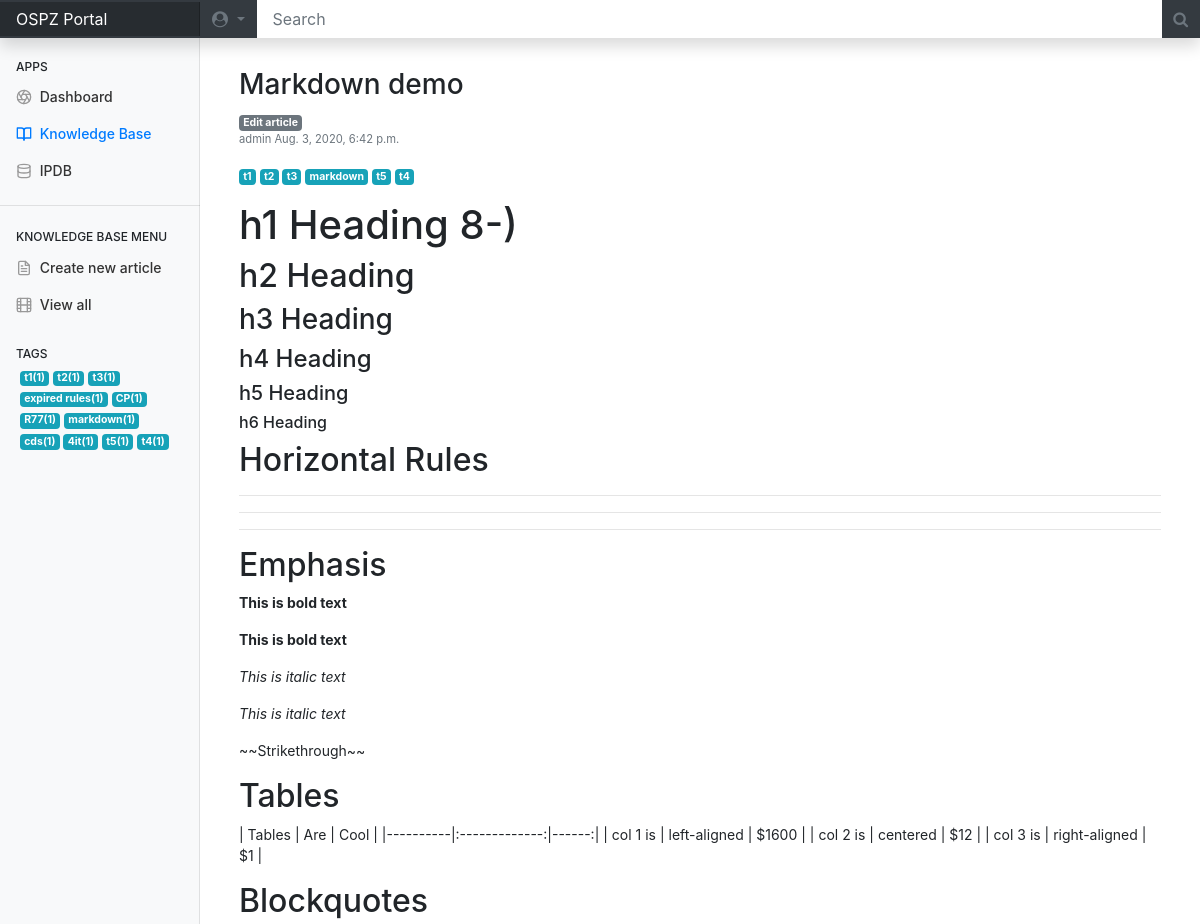
The app's page /article/4/ (signed in, upper part), older data.
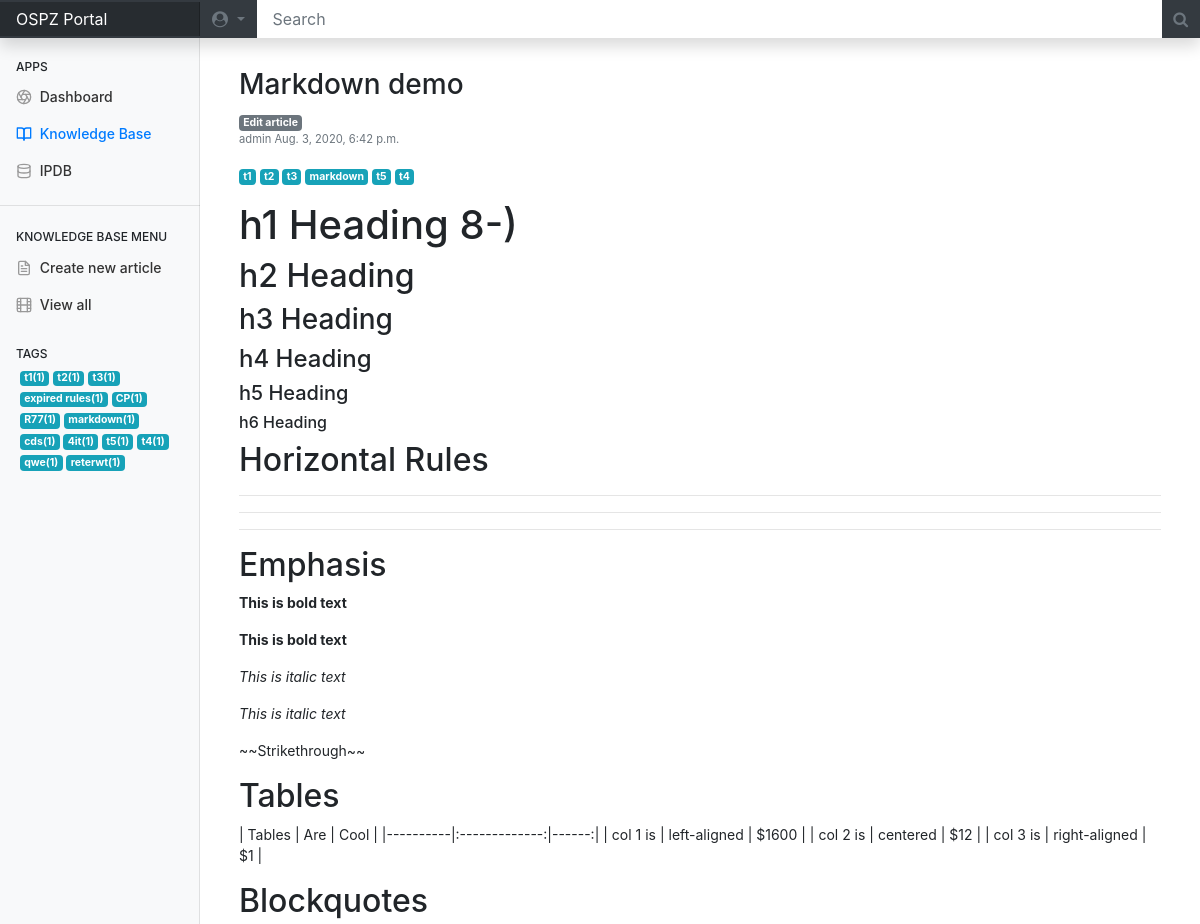
The same page, newer data.
### kb/views.py (the view)
# urls.py: path('article/<int:pk>/', ArticleDetailView.as_view(), name = "article-detail"),
class ArticleDetailView(LoginRequiredMixin, DetailView):
    template_name = 'article.html'
    login_url = '/login/'
    redirect_field_name = ''
    def get(self, request, *args, **kwargs):
        articles = Article.objects.all()
        tags = Tag.objects.all()
        tags_cloud = {}
        for tag in tags:
            counter = 0
            for article in articles:
                if tag.name in article.tags.names():
                    counter+=1
            if counter !=0:
                tags_cloud[tag.name] = counter
        print(tags_cloud)
        tags_cloud_sorted = {k: v for k, v in sorted(tags_cloud.items(), key=lambda item: item[1],reverse=True)}
        id_ = self.kwargs.get("pk")
        obj = get_object_or_404(Article, id=id_)
        context = {'object': obj,
        'tags': tags,
        'tags_cloud':tags_cloud_sorted}
        return render(request, "article.html", context)

### kb/models.py (called while the page is built)
    def get_update_url(self):
        return reverse ("article-update", kwargs= {"pk":self.id})

### templates/article.html
{% extends 'base.html' %}
{% load markdownify %}
{% block content %}
	<main role="main" class="container-fluid">
		<div>
			<h3>{{object.title}} </h3> <a class="badge badge-secondary" href="{{object.get_update_url}}" role="button">Edit article</a>
		</div>
		<div>
			<p class="small text-muted">{{object.author}} {{object.data_created}} </p>
		</div>
		<div>
			<p>
			{% for tag in object.tags.all %}
			<a href="/search?t={{ tag.name }}" class="badge badge-info">{{ tag.name }}</a>
            {% endfor %}
			</p>
		</div>
		<div>
			<p>{{ object.text|markdownify }}</p>
		</div>
	</main>
{% endblock %}

### templates/sidebar.html (shortened to what this page needs)
    <nav id="sidebarMenu" class="col-md-3 col-lg-2 d-md-block bg-light sidebar collapse">
      <div class="sidebar-sticky pt-3">
        <h6 class="sidebar-heading d-flex justify-content-between align-items-center px-3 mt-4 mb-1">
          <span>Apps</span>
        </h6>
        <ul class="nav flex-column">
          <li class="nav-item">
            <a class="nav-link" href="/soon/">
              <span data-feather="aperture"></span>
              Dashboard
            </a>
          </li>
          <li class="nav-item">
            <a class="nav-link active" href="/">
              <span data-feather="book-open"></span>
             Knowledge Base
            </a>
          </li>
          <li class="nav-item">
            <a class="nav-link" href="/soon/">
              <span data-feather="database"></span>
             IPDB
            </a>
          </li>
        </ul>
        <hr>
        <h6 class="sidebar-heading d-flex justify-content-between align-items-center px-3 mt-4 mb-1 ">
          <span>Knowledge base menu</span>
        </h6>
        <ul class="nav flex-column">
          <li class="nav-item">
            <a class="nav-link" href="/create/">
              <span data-feather="file-text"></span>
              Create new article
            </a>
          </li>
          <li class="nav-item">
            <a class="nav-link" href="/">
              <span data-feather="film"></span>
              View all
            </a>
          </li>
        </ul>
        <h6 class="sidebar-heading d-flex justify-content-between align-items-center px-3 mt-4 mb-1">
          <span>Tags</span>
        </h6>
        {% block content_kb_sidebar_tags %}
      <div style="padding-left:20px;padding-right:20px;">
          {% for key,value in tags_cloud.items %}
            <a class="badge badge-info" href="/search?t={{ key }}">
              {{key}}({{value}})
            </a>
	        {% endfor %}
        {% endblock %}
    </nav>

Row changes from the older to the newer data that the page shows:
added Tag: tags_cloud "qwe"
added Tag: tags_cloud "reterwt"
Text that changed along with them:
new list line: "( 1 )"
